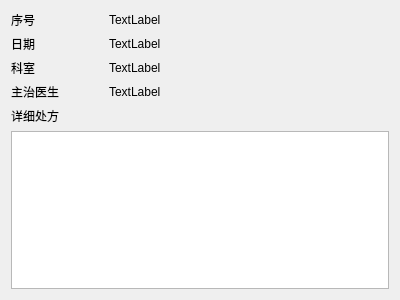
<?xml version="1.0" encoding="UTF-8"?>
<ui version="4.0">
 <class>Prescription</class>
 <widget class="QDialog" name="Prescription">
  <property name="geometry">
   <rect>
    <x>0</x>
    <y>0</y>
    <width>400</width>
    <height>300</height>
   </rect>
  </property>
  <property name="windowTitle">
   <string>处方</string>
  </property>
  <layout class="QVBoxLayout" name="verticalLayout">
   <item>
    <layout class="QFormLayout" name="formLayout">
     <property name="horizontalSpacing">
      <number>50</number>
     </property>
     <item row="0" column="0">
      <widget class="QLabel" name="label">
       <property name="text">
        <string>序号</string>
       </property>
       <property name="alignment">
        <set>Qt::AlignCenter</set>
       </property>
      </widget>
     </item>
     <item row="0" column="1">
      <widget class="QLabel" name="label_6">
       <property name="text">
        <string>TextLabel</string>
       </property>
      </widget>
     </item>
     <item row="1" column="0">
      <widget class="QLabel" name="label_2">
       <property name="text">
        <string>日期</string>
       </property>
       <property name="alignment">
        <set>Qt::AlignCenter</set>
       </property>
      </widget>
     </item>
     <item row="1" column="1">
      <widget class="QLabel" name="label_7">
       <property name="text">
        <string>TextLabel</string>
       </property>
      </widget>
     </item>
     <item row="2" column="0">
      <widget class="QLabel" name="label_3">
       <property name="text">
        <string>科室</string>
       </property>
       <property name="alignment">
        <set>Qt::AlignCenter</set>
       </property>
      </widget>
     </item>
     <item row="2" column="1">
      <widget class="QLabel" name="label_8">
       <property name="text">
        <string>TextLabel</string>
       </property>
      </widget>
     </item>
     <item row="3" column="0">
      <widget class="QLabel" name="label_4">
       <property name="text">
        <string>主治医生</string>
       </property>
       <property name="alignment">
        <set>Qt::AlignCenter</set>
       </property>
      </widget>
     </item>
     <item row="3" column="1">
      <widget class="QLabel" name="label_9">
       <property name="text">
        <string>TextLabel</string>
       </property>
      </widget>
     </item>
    </layout>
   </item>
   <item>
    <widget class="QLabel" name="label_5">
     <property name="text">
      <string>详细处方</string>
     </property>
    </widget>
   </item>
   <item>
    <widget class="QTextBrowser" name="textBrowser"/>
   </item>
  </layout>
 </widget>
 <resources/>
 <connections/>
</ui>
